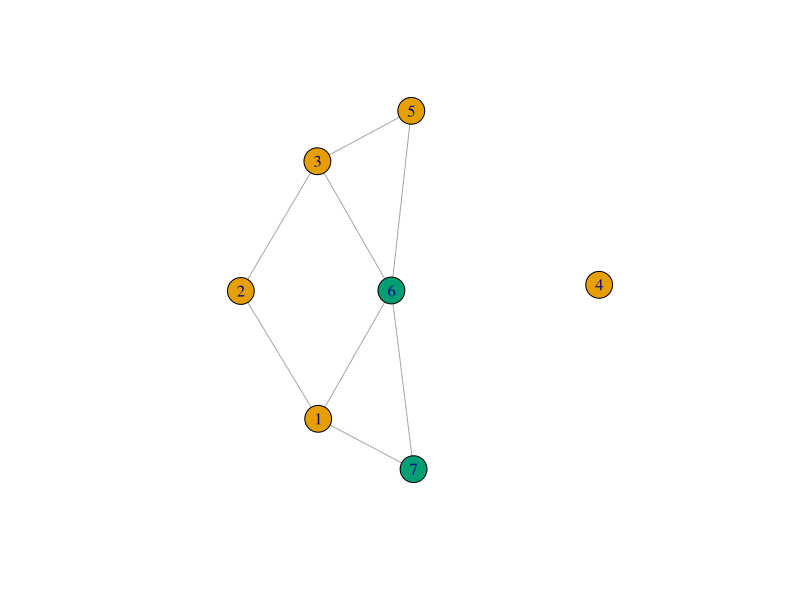

Reproduce this figure in R.
library(igraph)
input = readLines("input.txt")
#Холмы
N = c(as.numeric(strsplit(input[1], " ")[[1]]))
matr_E = numeric(0)
for (i in 1:N) {
  arr_E <- c(as.numeric(strsplit(input[i+1], " ")[[1]]))
  matr_E = c(matr_E,arr_E)
}
matr_E = matrix(matr_E,nrow = N)
colors_E = c(as.numeric(strsplit(input[N+2], " ")[[1]]))

# Создание графа и определение цветов вершин
g = graph.adjacency(matr_E,mode = "undirected")
V(g)$color = colors_E
plot(g)
# Подсчет "плохих" мостов
bad_bridges <- c()
for(e in E(g)){
  v1 = ends(g, e)[1]
  v2 <- ends(g, e)[2]
  if (V(g)$color[v1] != V(g)$color[v2]){
    bad_bridges <- c(bad_bridges, as.numeric(e))
  }
}

# Вывод результатов
if (length(bad_bridges) > 0) {
  file_con = file("output.txt", open = "w")
  writeLines(as.character(length(bad_bridges)),file_con)
  edges = get.edges(g,bad_bridges)
  vertex_pair = t(edges)
  arr_str = as.character(vertex_pair)
  for (i in 1:length(bad_bridges) ){
    str = paste(arr_str[i*2-1],arr_str[i*2])
    writeLines(str,file_con)
  }
  close(file_con)
}



